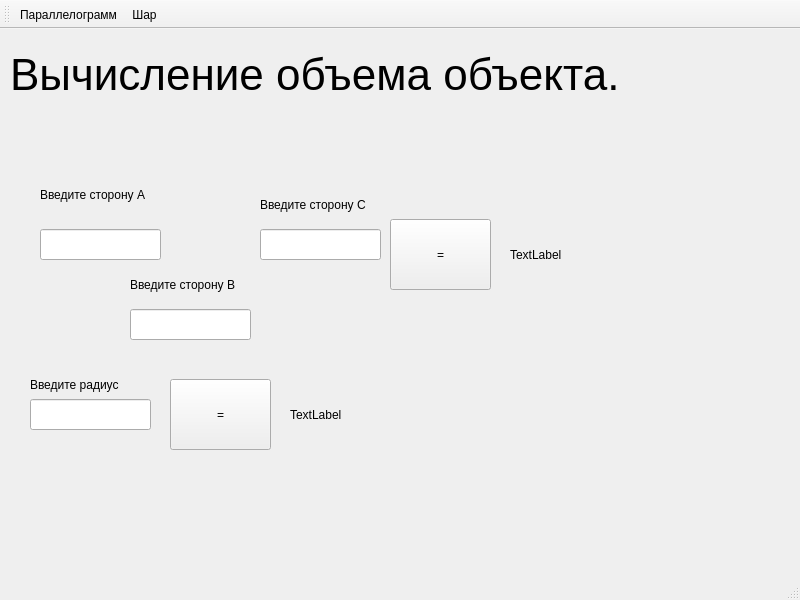
<?xml version="1.0" encoding="UTF-8"?>
<ui version="4.0">
 <class>MainWindow</class>
 <widget class="QMainWindow" name="MainWindow">
  <property name="geometry">
   <rect>
    <x>0</x>
    <y>0</y>
    <width>800</width>
    <height>600</height>
   </rect>
  </property>
  <property name="windowTitle">
   <string>MainWindow</string>
  </property>
  <widget class="QWidget" name="centralwidget">
   <widget class="QLabel" name="label">
    <property name="geometry">
     <rect>
      <x>40</x>
      <y>140</y>
      <width>151</width>
      <height>51</height>
     </rect>
    </property>
    <property name="text">
     <string>Введите сторону А</string>
    </property>
   </widget>
   <widget class="QLabel" name="label_2">
    <property name="geometry">
     <rect>
      <x>130</x>
      <y>230</y>
      <width>151</width>
      <height>51</height>
     </rect>
    </property>
    <property name="text">
     <string>Введите сторону B</string>
    </property>
   </widget>
   <widget class="QLabel" name="label_3">
    <property name="geometry">
     <rect>
      <x>260</x>
      <y>150</y>
      <width>151</width>
      <height>51</height>
     </rect>
    </property>
    <property name="text">
     <string>Введите сторону С</string>
    </property>
   </widget>
   <widget class="QPushButton" name="pushButton">
    <property name="geometry">
     <rect>
      <x>390</x>
      <y>190</y>
      <width>101</width>
      <height>71</height>
     </rect>
    </property>
    <property name="text">
     <string>=</string>
    </property>
   </widget>
   <widget class="QLabel" name="label_4">
    <property name="geometry">
     <rect>
      <x>510</x>
      <y>110</y>
      <width>281</width>
      <height>231</height>
     </rect>
    </property>
    <property name="text">
     <string>TextLabel</string>
    </property>
   </widget>
   <widget class="QLineEdit" name="lineEdit">
    <property name="geometry">
     <rect>
      <x>40</x>
      <y>200</y>
      <width>121</width>
      <height>31</height>
     </rect>
    </property>
   </widget>
   <widget class="QLineEdit" name="lineEdit_2">
    <property name="geometry">
     <rect>
      <x>130</x>
      <y>280</y>
      <width>121</width>
      <height>31</height>
     </rect>
    </property>
   </widget>
   <widget class="QLineEdit" name="lineEdit_3">
    <property name="geometry">
     <rect>
      <x>260</x>
      <y>200</y>
      <width>121</width>
      <height>31</height>
     </rect>
    </property>
   </widget>
   <widget class="QLabel" name="label_5">
    <property name="geometry">
     <rect>
      <x>30</x>
      <y>330</y>
      <width>151</width>
      <height>51</height>
     </rect>
    </property>
    <property name="text">
     <string>Введите радиус</string>
    </property>
   </widget>
   <widget class="QLineEdit" name="lineEdit_4">
    <property name="geometry">
     <rect>
      <x>30</x>
      <y>370</y>
      <width>121</width>
      <height>31</height>
     </rect>
    </property>
   </widget>
   <widget class="QPushButton" name="pushButton_2">
    <property name="geometry">
     <rect>
      <x>170</x>
      <y>350</y>
      <width>101</width>
      <height>71</height>
     </rect>
    </property>
    <property name="text">
     <string>=</string>
    </property>
   </widget>
   <widget class="QLabel" name="label_6">
    <property name="geometry">
     <rect>
      <x>290</x>
      <y>270</y>
      <width>281</width>
      <height>231</height>
     </rect>
    </property>
    <property name="text">
     <string>TextLabel</string>
    </property>
   </widget>
   <widget class="QLabel" name="label_7">
    <property name="enabled">
     <bool>true</bool>
    </property>
    <property name="geometry">
     <rect>
      <x>10</x>
      <y>10</y>
      <width>771</width>
      <height>71</height>
     </rect>
    </property>
    <property name="font">
     <font>
      <pointsize>33</pointsize>
     </font>
    </property>
    <property name="text">
     <string>Вычисление объема объекта.</string>
    </property>
   </widget>
  </widget>
  <widget class="QMenuBar" name="menubar">
   <property name="geometry">
    <rect>
     <x>0</x>
     <y>0</y>
     <width>800</width>
     <height>26</height>
    </rect>
   </property>
  </widget>
  <widget class="QStatusBar" name="statusbar"/>
  <widget class="QToolBar" name="toolBar">
   <property name="windowTitle">
    <string>toolBar</string>
   </property>
   <attribute name="toolBarArea">
    <enum>TopToolBarArea</enum>
   </attribute>
   <attribute name="toolBarBreak">
    <bool>false</bool>
   </attribute>
   <addaction name="action_2"/>
   <addaction name="action_3"/>
  </widget>
  <action name="action">
   <property name="icon">
    <iconset resource="1.qrc">
     <normaloff>:/icons/piramida.png</normaloff>:/icons/piramida.png</iconset>
   </property>
   <property name="text">
    <string>Пирамида</string>
   </property>
   <property name="toolTip">
    <string>Пирамида</string>
   </property>
  </action>
  <action name="action_2">
   <property name="icon">
    <iconset resource="1.qrc">
     <normaloff>:/icons/parall.png</normaloff>:/icons/parall.png</iconset>
   </property>
   <property name="text">
    <string>Параллелограмм</string>
   </property>
   <property name="toolTip">
    <string>Параллелограмм</string>
   </property>
  </action>
  <action name="action_3">
   <property name="icon">
    <iconset resource="1.qrc">
     <normaloff>:/icons/shar.png</normaloff>:/icons/shar.png</iconset>
   </property>
   <property name="text">
    <string>Шар</string>
   </property>
   <property name="toolTip">
    <string>Шар</string>
   </property>
  </action>
 </widget>
 <resources>
  <include location="1.qrc"/>
 </resources>
 <connections/>
</ui>
